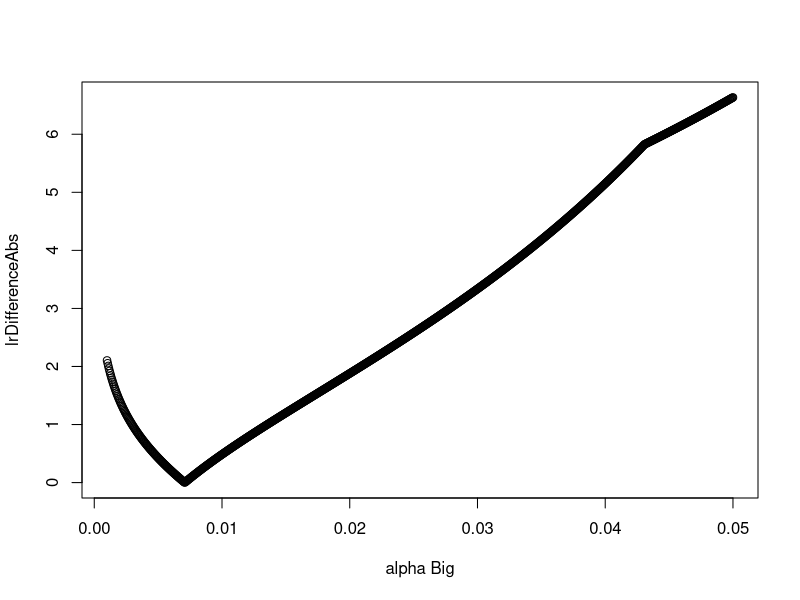

Reproduce this figure in R. (Note: this script raises an error after producing the figure.)
## ---- chunk 1
knitr::opts_chunk$set(echo = FALSE)
## ---- chunk 2

h0 = 0  # null
ha = 1 #  alternative hypothesis
vars = c(0.4, 3) ####    Small, and large. so power is large, Small.
alpha = 0.05
col.v1 = 'red'
col.v2 = 'darkgreen'
col.v = c(col.v1, col.v2, 'blue', 'orange')
names(col.v) = c('small', 'big', 'alpha', 'LR')
pow = function(C, M.alt=1, V) {
  1 - pnorm(C, M.alt, sqrt(V)) 
}
  lowerC = 0
  Cseq <- seq(lowerC,3,length=1000)

likelihood = function(h, v, x) {
   1 - pnorm( abs((x - h)/sqrt(v))  ) 
}
# likelihood(h = 0, v = 1, x = qnorm(1-0.025)) # yes 0.025.
lr = function(x, v) likelihood(h = ha, v , x ) / likelihood(h = h0, v, x )
## ---- chunk 3
  C95  = qnorm(1 - alpha, sd = sqrt(vars))
lrEqualAlpha =  lr(C95, vars)

## ---- chunk 4
Aseq<- seq(0.001, 0.05, length=1000)
lrBigValues = numeric(0)
lrSmallValues = numeric(0)
C95BigValues = numeric(0)
C95SmallValues = numeric(0)
lrDifference = function(alphaBig){
  alphaSmall = 2*alpha  - alphaBig # because they average to alpha.
  C95Big = qnorm(1 - alphaBig, sd = sqrt(max(vars)))
  C95Small = qnorm(1 - alphaSmall, sd = sqrt(min(vars)))
  C95BigValues =  append(C95BigValues, C95Big)
  C95SmallValues =  append(C95SmallValues, C95Small)
  #print(c( lr(C95Big, v = max(vars)) , lr(C95Small, v = min(vars)) ) )
  lrBig = lr(C95Big, v = max(vars)) 
  lrSmall = lr(C95Small, v = min(vars))
  lrBigValues =  append(lrBigValues, lrBig)
  lrSmallValues =  append(lrSmallValues, lrSmall)
  lrBig - lrSmall
}
lrDifferenceAbs = function(alphaBig) abs(lrDifference(alphaBig))
plot(Aseq,
     lrDifferenceAbs(Aseq) , xlab='alpha Big', ylab='lrDifferenceAbs')
optimalAlphaBig = optimize(lrDifferenceAbs, 
                           maximum = FALSE, interval = c(0, max(Aseq))) $ minimum
whichOptimal = print( which(abs(optimalAlphaBig - Aseq) < 1e-4) [1] )
optimalAlphaSmall = 2*alpha - optimalAlphaBig
C95Big =   qnorm(1 - optimalAlphaBig, sd = sqrt(max(vars)))
C95Small = qnorm(1 - optimalAlphaSmall, sd = sqrt(min(vars)))
# testthat::expect_equal(lr(C95Small, min(vars)), 
#                        lr(C95Big, max(vars)) , tolerance = 1e-3)
conditionalPowerEqualLR =   c( pow(C95Small, M.alt=1, V=vars[1]), 
                               pow(C95Big, M.alt=1, V=vars[2]) )

averagePowerEqualLR = mean(conditionalPowerEqualLR)
  
results = list(C95Small, C95Big, 
               conditionalPowerEqualLR, averagePowerEqualLR)
## ---- chunk 5
### conditional power

output$theplot = renderPlot({
  plot(Cseq, ylim=c(0,1), xlim=c(0, C95Big * 1.01),
       pow(Cseq, M.alt=0, 1), xlab='critical rejection cutoff', ylab='power',
       pch='', col=col.v1)
  lines(x=c(lowerC, C95[1]), y= c(alpha,alpha) , col='black')
  lines(x=c(lowerC, C95[2]), y= c(alpha,alpha) , col='black')
  text(x=lowerC, y=alpha, labels = paste('alpha=', alpha), adj = c(0,0), col='black') 
  points(C95, c(alpha, alpha), col=col.v, pch='C')
  #points(C95, pow(C95, M.alt=0), col=col.v, pch='C')
  pow.M.alt.1 = pow(C95, M.alt=1, V=vars)
  points(C95, pow.M.alt.1, col=col.v, pch='P')
  
  
  for(Vn in 1:2) {
    lines(Cseq, pow(Cseq, M.alt=1, V=vars[Vn]), lty=2, lwd=3, col=col.v[Vn])
    lines(x=c(lowerC, C95[Vn]), y= rep(pow.M.alt.1 [Vn], 2), col=col.v[Vn])
    lines(x=rep(C95[Vn],2), y = c(alpha, pow.M.alt.1 [Vn]), col=col.v[Vn])
    text(x=lowerC, y=pow.M.alt.1 [Vn], col=col.v[Vn],
         labels = paste('V=', vars[Vn], '  power=', 
                        signif(digits = 2, pow.M.alt.1 [Vn])), adj = c(0,0))
    
  }
  ### average
  averagePowerEqualAlpha = mean(pow.M.alt.1)
#  lines(x=c(lowerC, mean(C95)), y= rep(averagePowerEqualAlpha, 2), col=col.v[3])
  lines(rep(lowerC, 2), pow.M.alt.1, col=col.v[3])
  text(x=lowerC, y=mean(pow.M.alt.1), xpd=NA, adj = c(0,1), col=col.v[3], xpd=NA,
       labels = paste('marginal power equal alpha:', 
                      signif(digits = 6, averagePowerEqualAlpha)))

  
  points( cex=2, c(C95Small, C95Big), 
          conditionalPowerEqualLR, col=col.v[4], pch='L')
  text(x=lowerC, y=averagePowerEqualLR, xpd=NA, adj = c(0,-1), col=col.v[4], xpd=NA,
       labels = paste('marginal power equal LR:', 
                      signif(digits = 6, averagePowerEqualLR)))
  
  
  legend(x='topright', 
         legend=c(paste('Variance=', vars[1]), 
                  paste('Variance=', vars[2]), 
                  'equal alpha',
                  'equal LR'
         ), 
         text.col =  col.v
  )
})

output$likrat = renderPlot({
  plot(c(C95SmallValues, C95BigValues), 
       )
})
plotOutput('theplot')
